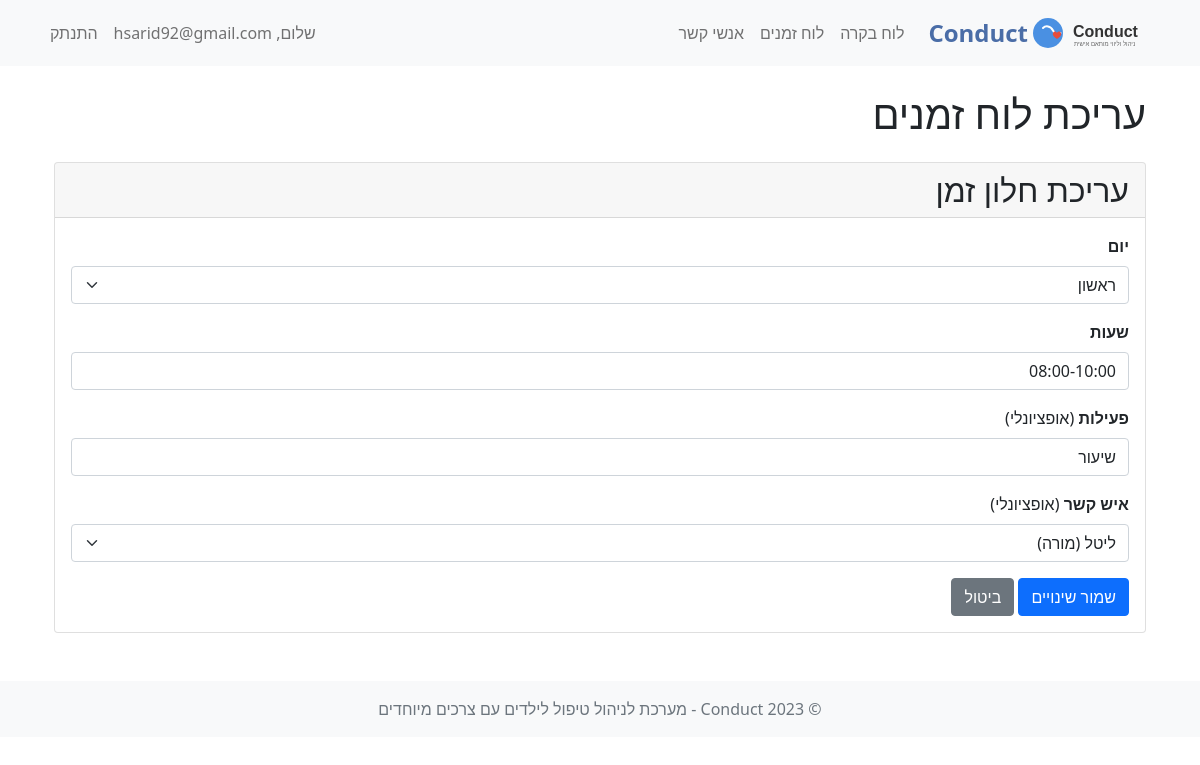
The app's page /edit_schedule/1 (signed in) with its own data.
### APP.py (models this page shows, shortened)
class User(db.Model, UserMixin):
    id = db.Column(db.Integer, primary_key=True)
    username = db.Column(db.String(150), unique=True, nullable=False)
    password_hash = db.Column(db.String(256), nullable=False)

class Schedule(db.Model):
    id = db.Column(db.Integer, primary_key=True)
    user_id = db.Column(db.Integer, db.ForeignKey('user.id'), nullable=False)
    day_of_week = db.Column(db.String(20), nullable=False)  # e.g., "Monday", "Tuesday"
    time_slot = db.Column(db.String(50), nullable=False)  # e.g., "08:00-10:00"
    contact_id = db.Column(db.Integer, db.ForeignKey('contact.id'), nullable=True)  # Store contact ID instead of name
    activity = db.Column(db.String(200), nullable=True)  # New field for free-text activity description
    contact = db.relationship('Contact', backref='schedules', lazy=True)

class Contact(db.Model):
    id = db.Column(db.Integer, primary_key=True)
    user_id = db.Column(db.Integer, db.ForeignKey('user.id'), nullable=False)
    name = db.Column(db.String(150), nullable=False)  # Name of the contact
    relation = db.Column(db.String(50), nullable=False)  # e.g., Teacher, Parent, Therapist
    phone_number = db.Column(db.String(20), nullable=False)

### APP.py (the view, shortened to what this page needs)
@app.route('/edit_schedule/<int:schedule_id>', methods=['GET', 'POST'])
@login_required
def edit_schedule(schedule_id):
    schedule_entry = Schedule.query.filter_by(id=schedule_id, user_id=current_user.id).first()
    if not schedule_entry:
        flash('Schedule entry not found or you do not have permission to edit it.')
        return redirect(url_for('schedule'))
    contacts = Contact.query.filter_by(user_id=current_user.id).all()
    days_of_week = ["ראשון", "שני", "שלישי", "רביעי", "חמישי", "שישי", "שבת"]
    return render_template(
        'edit_schedule.html',
        title="עריכת לוח זמנים",
        entry=schedule_entry,
        days_of_week=days_of_week,
        contacts=contacts,
        rtl=True,
        align_right=True
    )

### APP.py (called while the page is built)
@login_manager.user_loader
def load_user(user_id):
    return User.query.get(int(user_id))

### templates/edit_schedule.html (shortened to what this page needs)
{% extends 'base.html' %}
{% block content %}
<div class="container" {% if rtl %}dir="rtl"{% endif %}>
    <h1 class="mb-4">{{ title }}</h1>
    <div class="card">
        <div class="card-header">
            <h2 class="mb-0">עריכת חלון זמן</h2>
        </div>
        <div class="card-body">
            <form method="POST" action="{{ url_for('edit_schedule', schedule_id=entry.id) }}">
                <div class="form-group mb-3">
                    <label for="day_of_week" class="form-label"><strong>יום</strong></label>
                    <select class="form-select" id="day_of_week" name="day_of_week" required>
                        {% for day in days_of_week %}
                        <option value="{{ day }}" {% if entry.day_of_week == day %}selected{% endif %}>{{ day }}</option>
                        {% endfor %}
                    </select>
                </div>
                <div class="form-group mb-3">
                    <label for="time_slot" class="form-label"><strong>שעות</strong></label>
                    <input type="text" class="form-control" id="time_slot" name="time_slot" value="{{ entry.time_slot }}" required>
                </div>
                <div class="form-group mb-3">
                    <label for="activity" class="form-label"><strong>פעילות</strong> (אופציונלי)</label>
                    <input type="text" class="form-control" id="activity" name="activity" value="{{ entry.activity or '' }}"
                           placeholder="לדוגמה: שיעור פרטי, טיפול, טיול, ביקור משפחתי...">
                </div>
                <div class="form-group mb-3">
                    <label for="contact_id" class="form-label"><strong>איש קשר</strong> (אופציונלי)</label>
                    <select class="form-select" id="contact_id" name="contact_id">
                        {% for contact in contacts %}
                        <option value="{{ contact.id }}" {% if entry.contact_id == contact.id %}selected{% endif %}>{{ contact.name }} ({{ contact.relation }})</option>
                        {% endfor %}
                    </select>
                </div>
                <button type="submit" class="btn btn-primary">שמור שינויים</button>
                <a href="{{ url_for('schedule') }}" class="btn btn-secondary">ביטול</a>
            </form>
        </div>
    </div>
</div>
{% endblock %}

### templates/base.html (shortened to what this page needs)
<!DOCTYPE html>
<html lang="he" dir="rtl">
<head>
    <link rel="stylesheet" href="https://cdn.jsdelivr.net/npm/bootstrap@5.0.2/dist/css/bootstrap.rtl.min.css">
    <link rel="stylesheet" href="https://cdnjs.cloudflare.com/ajax/libs/font-awesome/6.0.0-beta3/css/all.min.css">
</head>
<body>
    <nav class="navbar navbar-expand-lg navbar-light bg-light mb-4">
        <div class="container">
            <a class="navbar-brand d-flex align-items-center" href="{{ url_for('index') }}">
                <img src="{{ url_for('static', filename='img/logo.svg') }}" alt="Conduct Logo">
                <span class="app-name">Conduct</span>
            </a>
            <div class="collapse navbar-collapse" id="navbarNav">
                <ul class="navbar-nav me-auto">
                    {% if current_user.is_authenticated %}
                    <li class="nav-item">
                        <a class="nav-link" href="{{ url_for('dashboard') }}">לוח בקרה</a>
                    </li>
                    <li class="nav-item">
                        <a class="nav-link" href="{{ url_for('schedule') }}">לוח זמנים</a>
                    </li>
                    <li class="nav-item">
                        <a class="nav-link" href="{{ url_for('contacts') }}">אנשי קשר</a>
                    </li>
                    {% endif %}
                </ul>
                <ul class="navbar-nav">
                    {% if current_user.is_authenticated %}
                    <li class="nav-item">
                        <span class="nav-link">שלום, {{ current_user.username }}</span>
                    </li>
                    <li class="nav-item">
                        <a class="nav-link" href="{{ url_for('logout') }}">התנתק</a>
                    </li>
                    {% endif %}
                </ul>
            </div>
        </div>
    </nav>
    <div class="container">
        {% block content %}{% endblock %}
    </div>
    <footer class="footer mt-5 py-3 bg-light">
        <div class="container text-center">
            <span class="text-muted">© 2023 Conduct - מערכת לניהול טיפול לילדים עם צרכים מיוחדים</span>
        </div>
    </footer>
</body>
</html>

### templates/base.html (style rules this page uses)
.navbar-brand img { height: 40px; margin-right: 10px; }
.app-name { font-weight: bold; color: #4a6da7; font-size: 24px; }
body { direction: rtl; text-align: right; }
.form-label { float: right; }

### records on screen
User: username "hsarid92@gmail.com"
Schedule: day_of_week "ראשון", time_slot "08:00-10:00", activity "שיעור", contact_id "ליטל (מורה)"

### other values on screen
{{ title }} "עריכת לוח זמנים"
